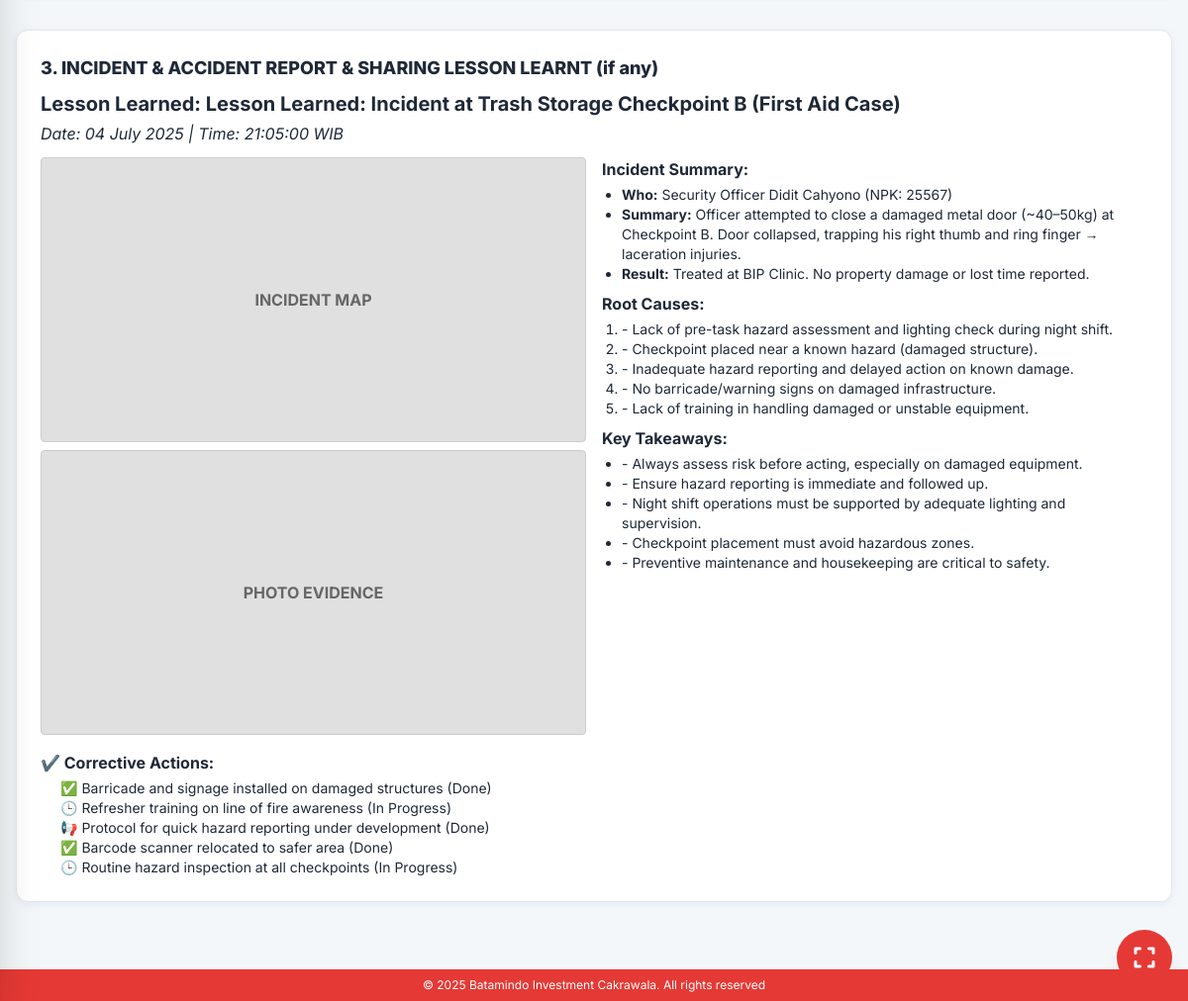
The app's page /OHS.php (lower part), older data.
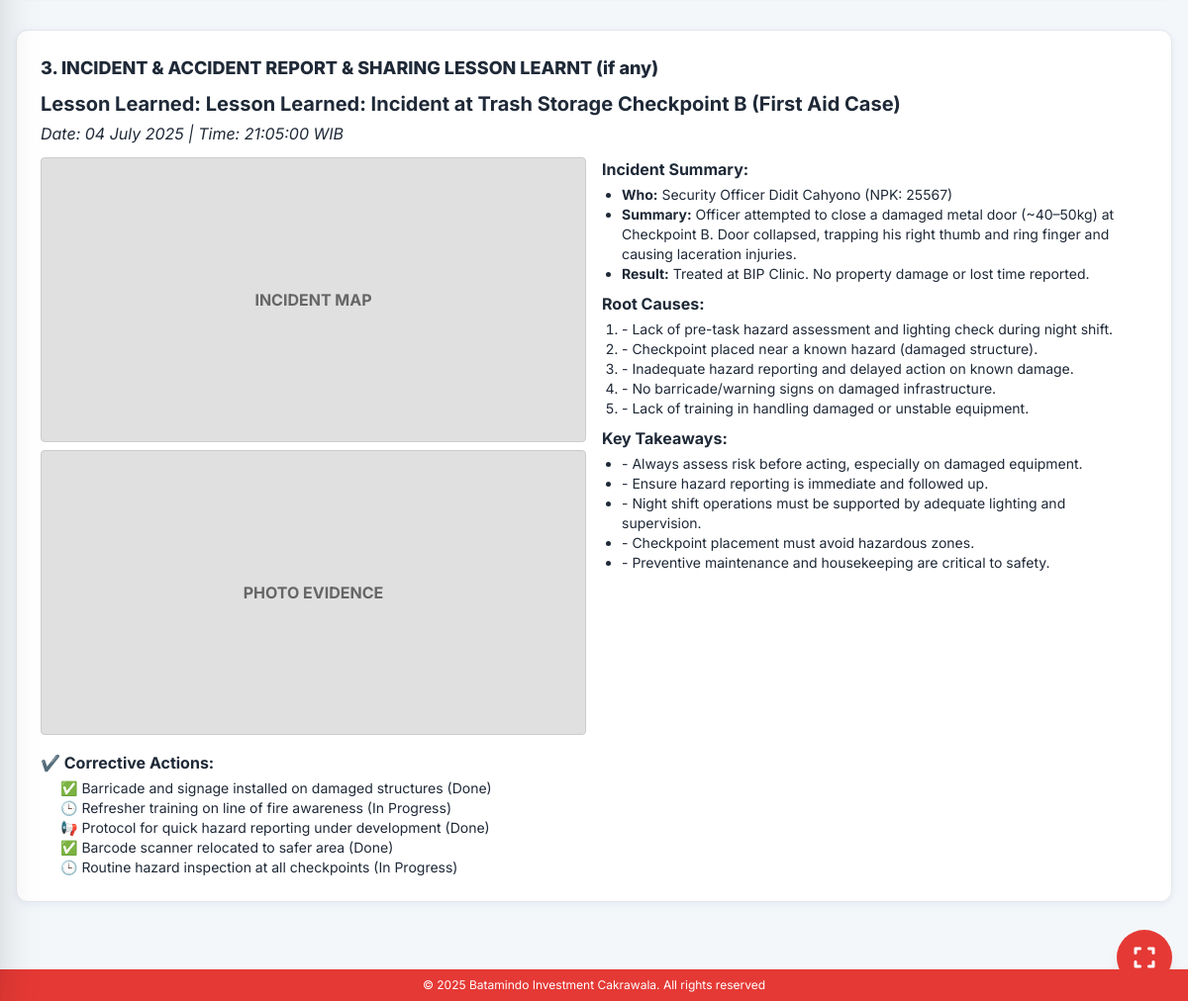
The same page, newer data.
### tables this page shows
CREATE TABLE IF NOT EXISTS ohs_incidents (
    id INT AUTO_INCREMENT PRIMARY KEY,
    title VARCHAR(255) NOT NULL,
    incident_date DATE NOT NULL,
    incident_time TIME,
    who_name VARCHAR(100),
    who_npk VARCHAR(50),
    summary TEXT,
    result TEXT,
    root_causes TEXT,
    key_takeaways TEXT,
    corrective_actions TEXT,
    map_image_path VARCHAR(255),
    photo_image_path VARCHAR(255),
    status ENUM('draft','published','archived') DEFAULT 'published',
    created_by INT,
    created_at TIMESTAMP DEFAULT CURRENT_TIMESTAMP,
    updated_at TIMESTAMP DEFAULT CURRENT_TIMESTAMP ON UPDATE CURRENT_TIMESTAMP,
    FOREIGN KEY (created_by) REFERENCES admin_users(id) ON DELETE SET NULL
);

### OHS.php (the view, shortened to what this page needs)
<?php
require_once __DIR__ . '/config/database.php';
?>
<!DOCTYPE html>
<html lang="id">
<head>
  <link rel="stylesheet" href="https://cdnjs.cloudflare.com/ajax/libs/font-awesome/6.0.0-beta3/css/all.min.css" />
  <script src="https://cdn.tailwindcss.com"></script>
</head>
<body class="bg-background-color text-gray-800 font-sans min-h-screen flex flex-col">
  <button id="fullscreenBtn" class="fixed bottom-4 right-4 z-50 bg-header-footer-bg text-white rounded-full shadow-lg p-4 hover:bg-primary-blue transition-colors duration-200 flex items-center justify-center w-14 h-14" title="Full Screen">
    <i class="fas fa-expand text-2xl"></i>
  </button>
  <main class="main-content flex-1 px-4 py-6 fadein">
    <?php
    $incidents = $pdo->query('SELECT * FROM ohs_incidents WHERE status = "published" ORDER BY incident_date DESC, id DESC LIMIT 2')->fetchAll();
    if ($incidents && count($incidents) > 0):
      foreach ($incidents as $idx => $incident):
    ?>
    <div class="page-break page-break-inside-avoid">
      <div class="incident-box bg-white rounded-xl p-6 mt-8">
        <div class="font-extrabold text-lg mb-2">
          <?php echo ($idx === 0) ? '3.' : '4.'; ?> INCIDENT & ACCIDENT REPORT & SHARING LESSON LEARNT (if any)
        </div>
        <div class="font-bold text-xl mb-1">Lesson Learned: <?php echo htmlspecialchars($incident['title']); ?></div>
        <div class="italic text-base mb-3">Date: <?php echo date('d F Y', strtotime($incident['incident_date'])); ?> | Time: <?php echo htmlspecialchars($incident['incident_time']); ?> WIB</div>
        <div class="flex flex-col md:flex-row gap-4">
          <div class="flex flex-col gap-2 md:w-1/2">
            <?php if ($incident['map_image_path']): ?>
              <img src="<?php echo $incident['map_image_path']; ?>" alt="Incident Map" class="w-full h-72 object-contain rounded shadow" />
            <?php else: ?>
              <div class="photo-placeholder w-full h-72 rounded">INCIDENT MAP</div>
            <?php endif; ?>
            <?php if ($incident['photo_image_path']): ?>
              <img src="<?php echo $incident['photo_image_path']; ?>" alt="Photo Evidence" class="w-full h-72 object-contain rounded shadow" />
            <?php else: ?>
              <div class="photo-placeholder w-full h-72 rounded">PHOTO EVIDENCE</div>
            <?php endif; ?>
          </div>
          <div class="md:w-1/2 flex flex-col gap-2">
            <div>
              <div class="font-bold mb-1">Incident Summary:</div>
              <ul class="list-disc ml-5 text-sm">
                <li><b>Who:</b> <?php echo htmlspecialchars($incident['who_name']); ?> (NPK: <?php echo htmlspecialchars($incident['who_npk']); ?>)</li>
                <li><b>Summary:</b> <?php echo nl2br(htmlspecialchars($incident['summary'])); ?></li>
                <li><b>Result:</b> <?php echo nl2br(htmlspecialchars($incident['result'])); ?></li>
              </ul>
            </div>
            <div>
              <div class="font-bold mb-1">Root Causes:</div>
              <ol class="list-decimal ml-5 text-sm">
                <?php foreach (explode("\n", $incident['root_causes']) as $cause): ?>
                  <?php if (trim($cause)): ?><li><?php echo htmlspecialchars($cause); ?></li><?php endif; ?>
                <?php endforeach; ?>
              </ol>
            </div>
            <div>
              <div class="font-bold mb-1">Key Takeaways:</div>
              <ul class="list-disc ml-5 text-sm">
                <?php foreach (explode("\n", $incident['key_takeaways']) as $take): ?>
                  <?php if (trim($take)): ?><li><?php echo htmlspecialchars($take); ?></li><?php endif; ?>
                <?php endforeach; ?>
              </ul>
            </div>
          </div>
        </div>
        <div class="mt-4">
          <div class="font-bold mb-1">✔️ Corrective Actions:</div>
          <ul class="text-sm ml-5">
            <?php foreach (explode("\n", $incident['corrective_actions']) as $action): ?>
              <?php if (trim($action)): ?><li><?php echo htmlspecialchars($action); ?></li><?php endif; ?>
            <?php endforeach; ?>
          </ul>
        </div>
      </div>
    </div>
    <?php endforeach;
    endif; ?>
  </main>
  <footer class="bg-header-footer-bg text-white text-center py-2 mt-3 text-xs">
    <p>&copy; 2025 Batamindo Investment Cakrawala. All rights reserved</p>
  </footer>
</body>
</html>

Row changes from the older to the newer data that the page shows:
changed ohs_incidents "Lesson Learned: Incident at Trash Storage Checkpoint B (First Aid Case)": summary "Officer attempted to close a damaged metal door (~40–50kg) at Checkpoint B. Door collapsed, trapping his right thumb and ring finger → laceration injuries." → "…thumb and ring finger and causing laceration injuries."
